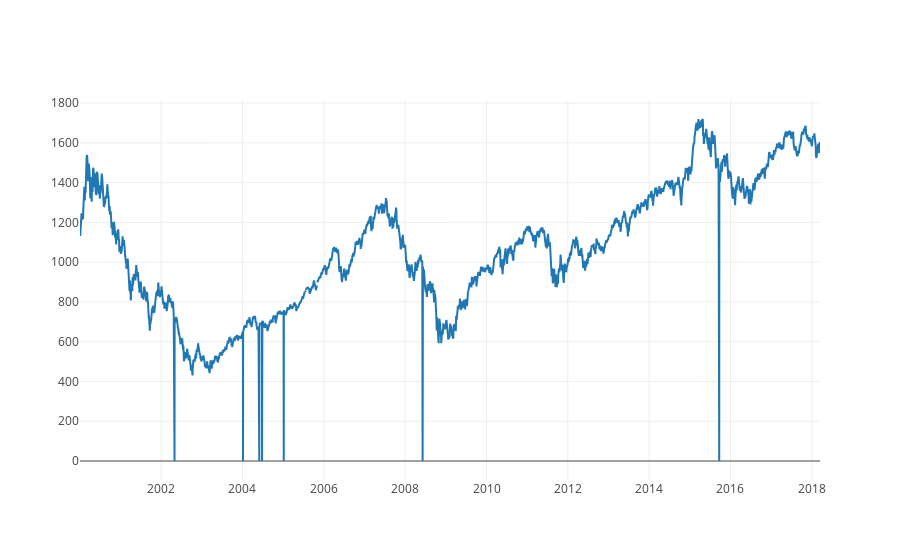

The notebook cell this image was saved under:
### Code cell
df = [Scatter(x=data['Date'], y=data['Closing price'])]
init_notebook_mode(connected=True)
iplot(df)

### Figure 1 — Plotly figure (JSON) as saved in the notebook; plotly's stock layout.template omitted (floating-point values rounded to 4 significant figures; data arrays with more than 128 entries replaced by an {"elided": "..."} marker saying what was removed)
{"data": [{"type": "scatter", "x": {"elided": "4580 str values"}, "y": {"elided": "4580 str values"}}], "layout": {}}
